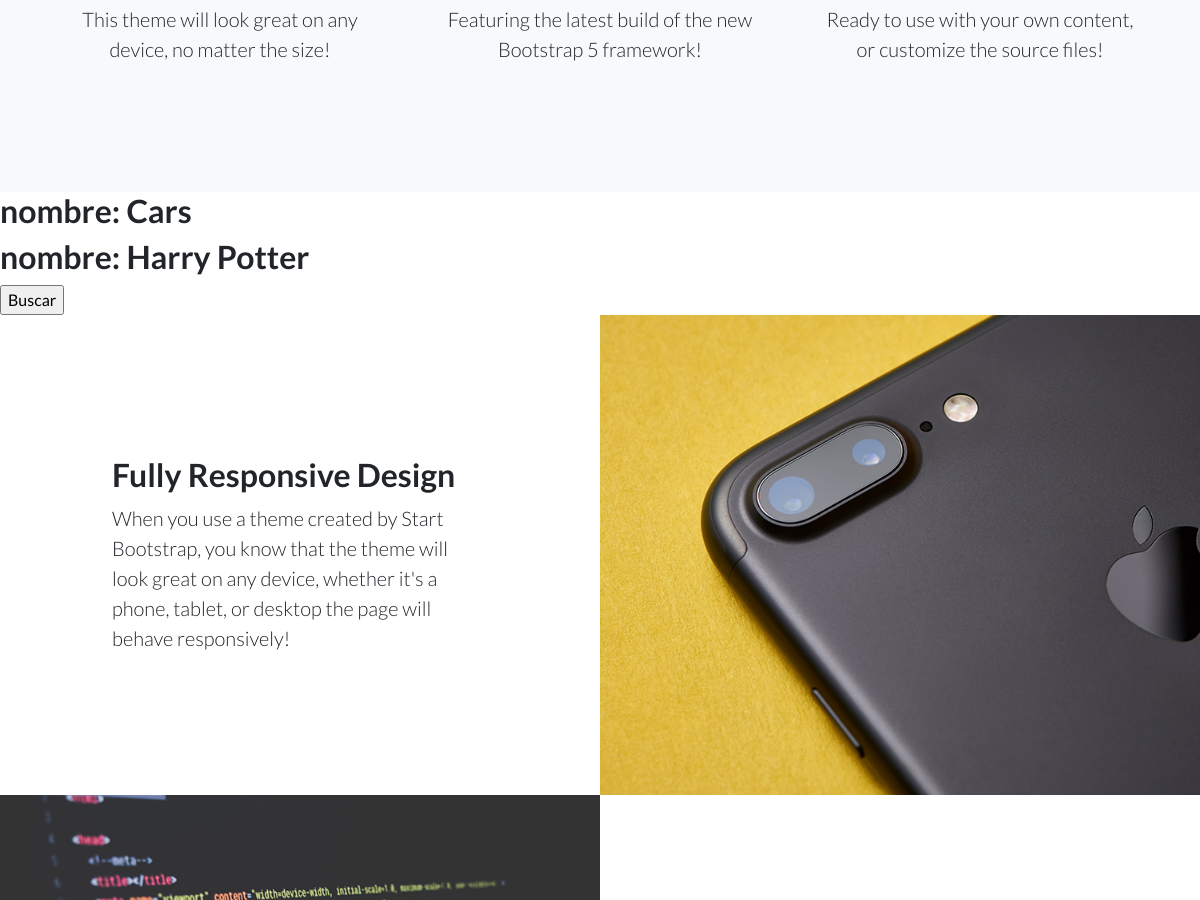
/AppProyecto/peliculas/ (middle part), run on an earlier commit of the app's database.
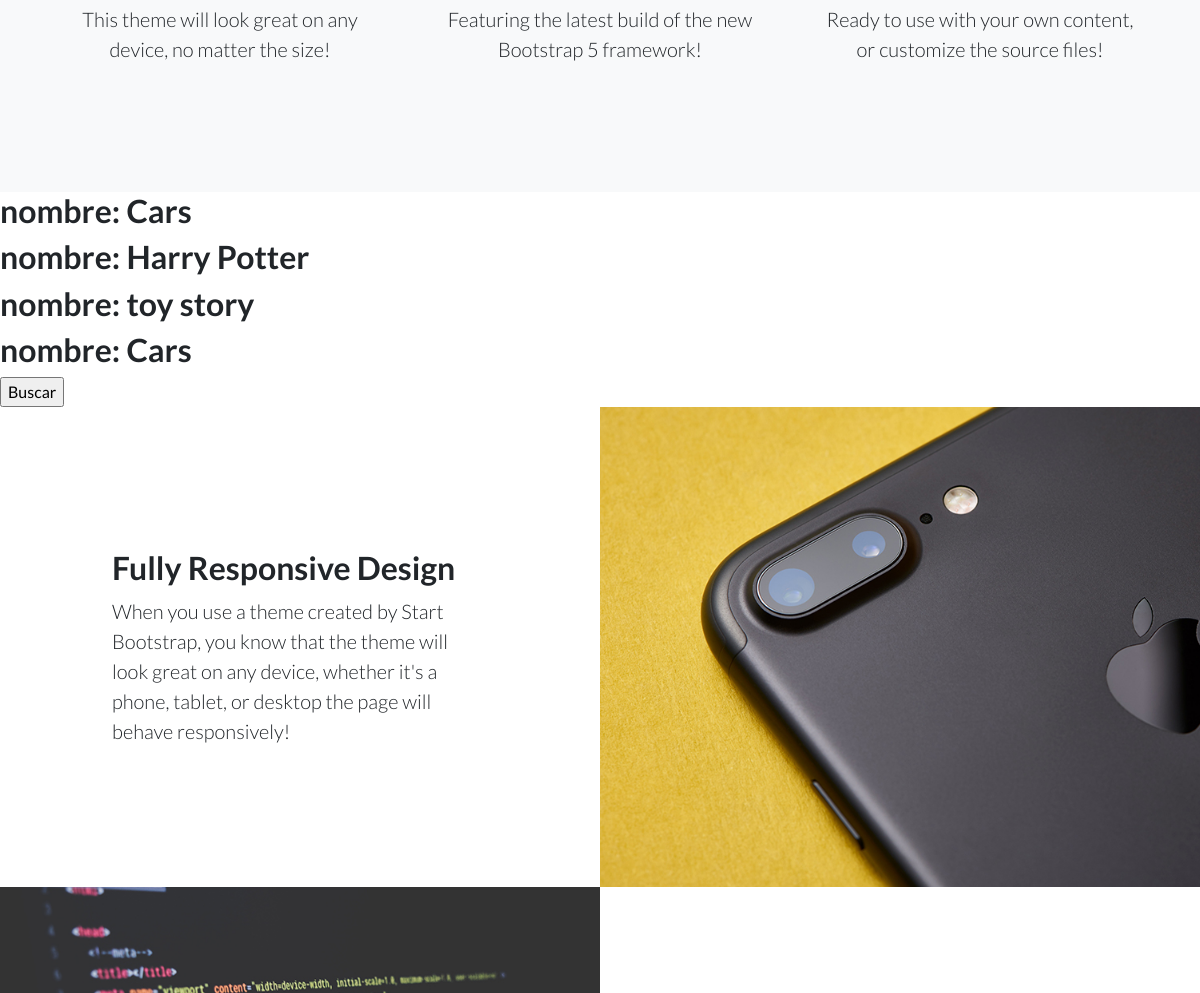
And on a later commit of the database.
### AppProyecto/models.py (models this page shows, shortened)
class Pelicula(models.Model):
    nombre = models.CharField(max_length=40)
    director = models.CharField(max_length=30)
    genero = models.CharField(max_length=20)
    descripcion = models.CharField(max_length=140)

### AppProyecto/views.py (the view)
# urls.py: path('peliculas/', pelicula, name='AppProyectoPeliculas'),
def pelicula(request):
    peliculas = Pelicula.objects.all()
    contexto = {
        'peliculas': peliculas
    }
    return render(request, 'AppProyecto/pelicula_buscar.html', contexto)

### templates/AppProyecto/pelicula_buscar.html (shortened to what this page needs)
{% extends 'index.html' %}
{% block inicio %}
    {% for pelicula in peliculas %}
        <h2> nombre: {{ pelicula.nombre }} </h2>
    {% endfor %}
    <form action="/AppProyecto/pelicula_buscar_post" method="GET">
        <input type="submit" value="Buscar">
    </form>
{% endblock %}

### templates/index.html (shortened to what this page needs)
<!DOCTYPE html>
<html lang="en">
    <head>
        {% load static %}
        <link href="https://cdn.jsdelivr.net/npm/bootstrap-icons@1.5.0/font/bootstrap-icons.css" rel="stylesheet" type="text/css" />
        <link href="{% static 'css/styles.css' %}" rel="stylesheet" />
    </head>
    <body>
        <section class="features-icons bg-light text-center">
            <div class="container">
                <div class="row">
                    <div class="col-lg-4">
                        <div class="features-icons-item mx-auto mb-5 mb-lg-0 mb-lg-3">
                            <p class="lead mb-0">This theme will look great on any device, no matter the size!</p>
                        </div>
                    </div>
                    <div class="col-lg-4">
                        <div class="features-icons-item mx-auto mb-5 mb-lg-0 mb-lg-3">
                            <p class="lead mb-0">Featuring the latest build of the new Bootstrap 5 framework!</p>
                        </div>
                    </div>
                    <div class="col-lg-4">
                        <div class="features-icons-item mx-auto mb-0 mb-lg-3">
                            <p class="lead mb-0">Ready to use with your own content, or customize the source files!</p>
                        </div>
                    </div>
                </div>
            </div>
        </section>
        {% block inicio %}{% endblock %}
        <section class="showcase">
            <div class="container-fluid p-0">
                <div class="row g-0">
                    <div class="col-lg-6 order-lg-2 text-white showcase-img" style="background-image: url({% static 'assets/img/bg-showcase-1.jpg' %})"></div>
                    <div class="col-lg-6 order-lg-1 my-auto showcase-text">
                        <h2>Fully Responsive Design</h2>
                        <p class="lead mb-0">When you use a theme created by Start Bootstrap, you know that the theme will look great on any device, whether it's a phone, tablet, or desktop the page will behave responsively!</p>
                    </div>
                </div>
                <div class="row g-0">
                    <div class="col-lg-6 text-white showcase-img" style="background-image: url({% static 'assets/img/bg-showcase-2.jpg'%})"></div>
                    <div class="col-lg-6 my-auto showcase-text">
                    </div>
                </div>
            </div>
        </section>
    </body>
</html>

What changed in the data, as far as the page shows it:
added Pelicula: nombre "toy story"
added Pelicula: nombre "Cars"
